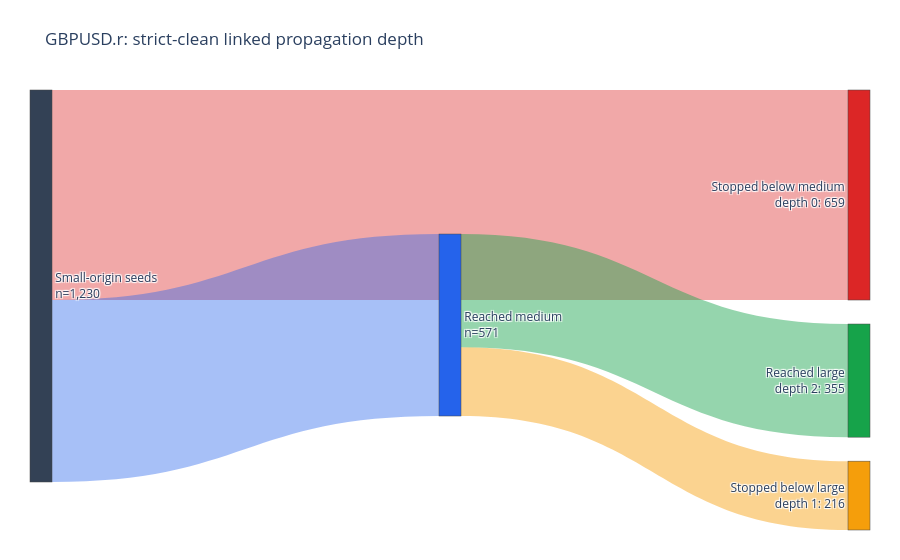

This figure's notebook cell:
### Code cell
linkage_flow = plot_dc_linkage_flow(
    strict_clean_linkages,
    title=f"{SYMBOL}: strict-clean linked propagation depth",
)
linkage_flow.show()

### Figure 1 — Plotly figure (JSON) as saved in the notebook; plotly's stock layout.template omitted (floating-point values rounded to 4 significant figures)
{"data": [{"arrangement": "snap", "link": {"color": ["rgba(220, 38, 38, 0.40)", "rgba(37, 99, 235, 0.40)", "rgba(245, 158, 11, 0.45)", "rgba(22, 163, 74, 0.45)"], "source": [0, 0, 2, 2], "target": [1, 2, 3, 4], "value": [659, 571, 216, 355]}, "node": {"color": ["#334155", "#dc2626", "#2563eb", "#f59e0b", "#16a34a"], "label": ["Small-origin seeds<br>n=1,230", "Stopped below medium<br>depth 0: 659", "Reached medium<br>n=571", "Stopped below large<br>depth 1: 216", "Reached large<br>depth 2: 355"], "pad": 24, "thickness": 22}, "type": "sankey"}], "layout": {"margin": {"l": 30, "r": 30, "t": 90, "b": 30}, "title": {"text": "GBPUSD.r: strict-clean linked propagation depth"}, "height": 560}}
